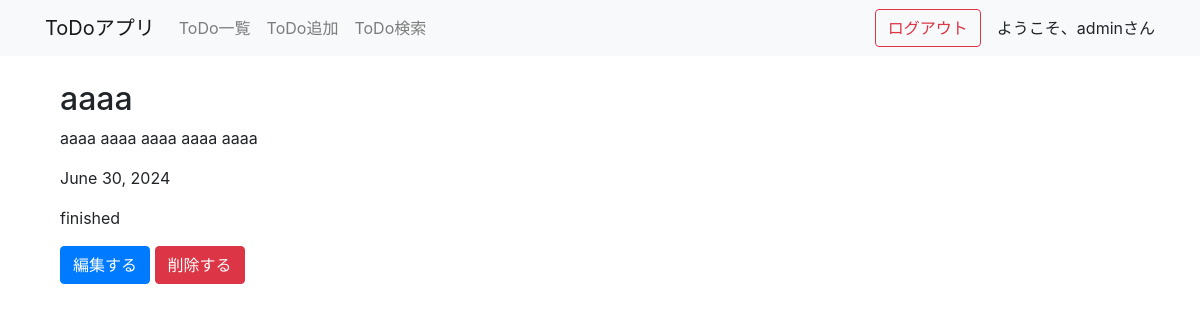
The app's page /todo/4/detail/ (signed in), older data.
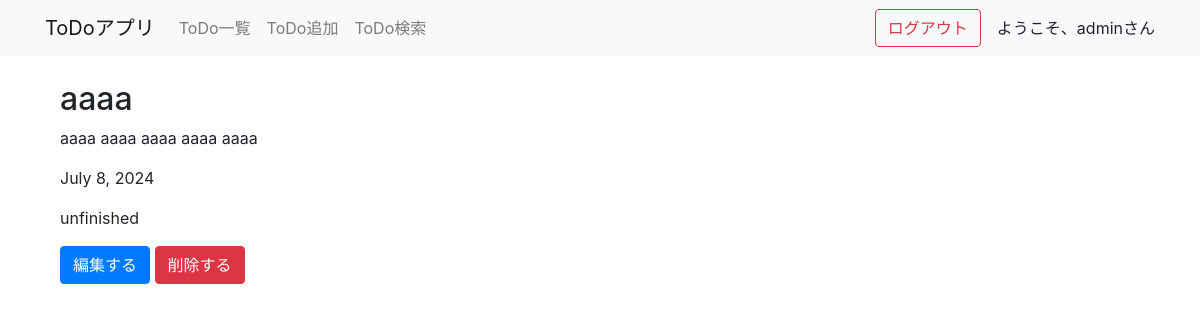
The same page, newer data.
### todo_app/models.py (models this page shows, shortened)
class Post(models.Model):
    title = models.CharField(max_length=40)
    text = models.TextField()
    date = models.DateField()
    status = models.CharField(
        max_length = 100,
        choices = CATEGORY
    )
    user = models.ForeignKey(User, on_delete=models.CASCADE)

### todo_app/views.py (the view)
# urls.py: path('todo/<int:pk>/detail/', views.DetailTodoView.as_view(), name='todo-detail'),
class DetailTodoView(LoginRequiredMixin,DetailView):
    template_name = 'todo/todo_detail.html'
    model = Post

### todo_app/templates/todo/todo_detail.html (shortened to what this page needs)
{% extends 'base.html' %}
{% block content %}
<div class="container">
    <h2>{{ object.title }}</h2>
    <p>{{ object.text }}</p>
    <p>{{ object.date }}</p>
    <p>{{ object.status }}</p>
    <a href="{% url 'todo-update' object.pk %}" class="btn btn-primary">編集する</a>
    <a href="{% url 'todo-delete' object.pk %}" class="btn btn-danger">削除する</a>
</div>
{% endblock content %}

Row changes from the older to the newer data that the page shows:
changed Post "aaaa": date "June 30, 2024" → "July 8, 2024"; status "finished" → "unfinished"
